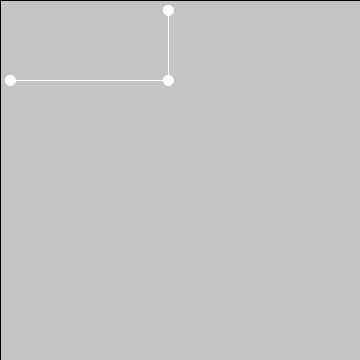
Frame 1 (no input)
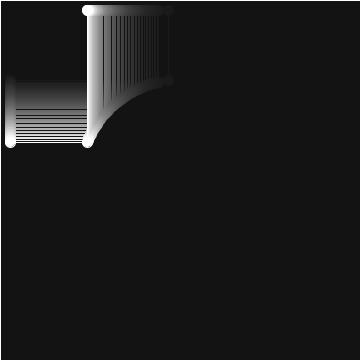
Frame 60 (the mouse pressed at the canvas centre just before this capture)
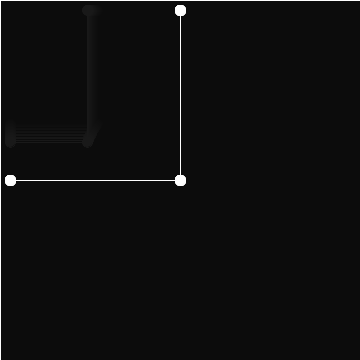
Frame 120 (the mouse held since frame 60 and released just before this capture)

The Processing sketch that drew these frames (run headless with seeded random() and noise(); from frame 60 on, the mouse is pressed at the canvas centre):

// Processing sketch: processing_177612
// ── processing_177612.pde

/*

most simple way to make a simulation of a planet running in a ellipse
using sine and cosine

You can now see how the ellipse is made from the waves on the two axes

with you mouse position, you can make the circle into an ellips

Beam 2014, for the lecture on OPEN SOURCE ASTRONOMY

*/

int x = 0;
int y = 0;

int mx, my;

int radius = 100;

void setup() {

  size(360, 360);

  mx = width/2;
  my = height/2;
  
  stroke(0);
}


void draw() {
  
    fill(0, 10);
  rect(0, 0, width, height);
  
    fill(255);
  stroke(255);

  //background(0);
  
  float myTimeInFloat = millis()/1000.0;
  x = int ( mx + radius*(mouseX -  width/2.0)/width*2.0 * sin (myTimeInFloat));
  y = int(  my + radius*(mouseY -  width/2.0)/width*2.0  * cos ( myTimeInFloat));
  ellipse(x, y, 10, 10);
  
  ellipse(10, y, 10, 10);
  ellipse(x, 10, 10, 10);
  
  line ( 10, y, x,y);
   line ( x, 10,x,y);
}

void keyPressed(){
  background(100);
}
